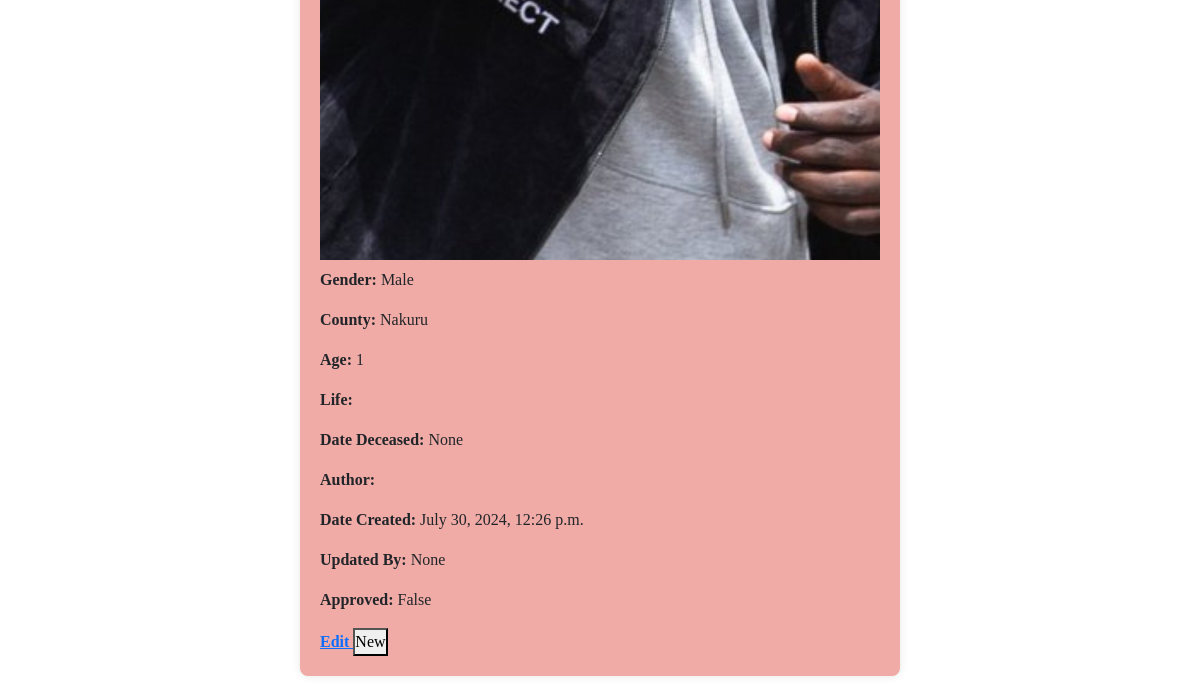
The app's page /mzalendo/13/ (lower part), older data.
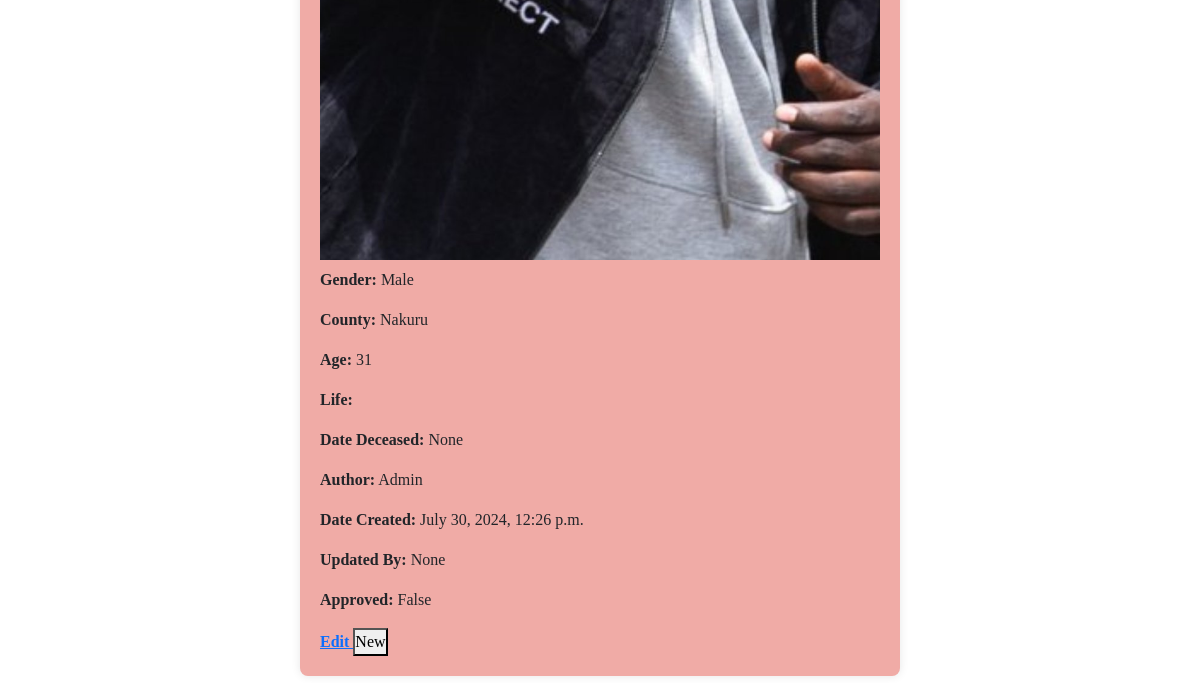
The same page, newer data.
### home/models.py (models this page shows, shortened)
class Mzalendo(models.Model):
    name = models.CharField(max_length=200)
    gender = models.CharField(max_length=50, choices=SEX, blank=True, null=True)
    county = models.CharField(max_length=150, choices=COUNTIES, blank=True, null=True)
    age = models.IntegerField(blank=True, null=True)
    life = models.TextField(blank=True, null=True)
    dod = models.DateField('Date Deceased', blank=True, null=True)
    author = models.CharField(max_length=255)
    cover = models.ImageField(upload_to="covers/", blank=True, verbose_name="Cover Image")
    image_thumbnail = ImageSpecField(source='cover',
                                      processors=[ResizeToFill(150, 150)],
                                      format='JPEG',
                                      options={'quality': 60})
    date_created = models.DateTimeField(auto_now_add=True, editable=False)
    updated_by = models.ForeignKey(
        User, on_delete=models.CASCADE, related_name="mzalendo_updatedby", null=True, blank=True
    )
    hit_count_generic = GenericRelation(
                HitCount,
                object_id_field='object_pk',
                related_query_name='hit_count_generic_relation'
                )
    objects = CustomMzalendoManager()
    def generate_slug(instance):
        return f"{instance.age}-{instance.name}-{instance.county}"
    slug = AutoSlugField(unique=True, always_update=False, populate_from=generate_slug)
    updated_at = models.DateTimeField(auto_now=True, editable=False)
    approved = models.BooleanField(default=False)
    class Meta:
        ordering = ['-date_created']

### home/views.py (the view)
# urls.py: path('mzalendo/<int:pk>/', MzalendoDetail.as_view(), name='mzalendo_detail'),
class MzalendoDetail(DetailView):
    model = Mzalendo
    template_name = 'mzalendo/mzalendo_detail.html'

### home/models.py (called while the page is built)
    def get_queryset(self):
        return super().get_queryset().order_by('-date_created')

### home/templates/mzalendo/mzalendo_detail.html (shortened to what this page needs)
{% extends "../base.html" %}
{% load static %}
{% block content %}
    <div class="container">
        {%if mzalendo.cover%}
        <img src="{{ mzalendo.cover.url }}" alt="Cover Image" class="img-fluid">
        {%endif%}
        <p><strong>Gender:</strong> {{ mzalendo.gender }}</p>
        <p><strong>County:</strong> {{ mzalendo.county }}</p>
        <p><strong>Age:</strong> {{ mzalendo.age }}</p>
        <p><strong>Life:</strong> {{ mzalendo.life }}</p>
        <p><strong>Date Deceased:</strong> {{ mzalendo.dod }}</p>
        <p><strong>Author:</strong> {{ mzalendo.author }}</p>
        <p><strong>Date Created:</strong> {{ mzalendo.date_created }}</p>
        <p><strong>Updated By:</strong> {{ mzalendo.updated_by }}</p>
        <p><strong>Approved:</strong> {{ mzalendo.approved }}</p>
        <a href="{% url 'mzalendo:mzalendo_edit' mzalendo.pk %}"><b> Edit </b></a>
        <button>{% if id %} Edit {% else %} New {% endif %}</button>
    </div>
{% endblock %}

Row changes from the older to the newer data that the page shows:
changed Mzalendo "Male": age "1" → "31"; author (not shown) → "Admin"
